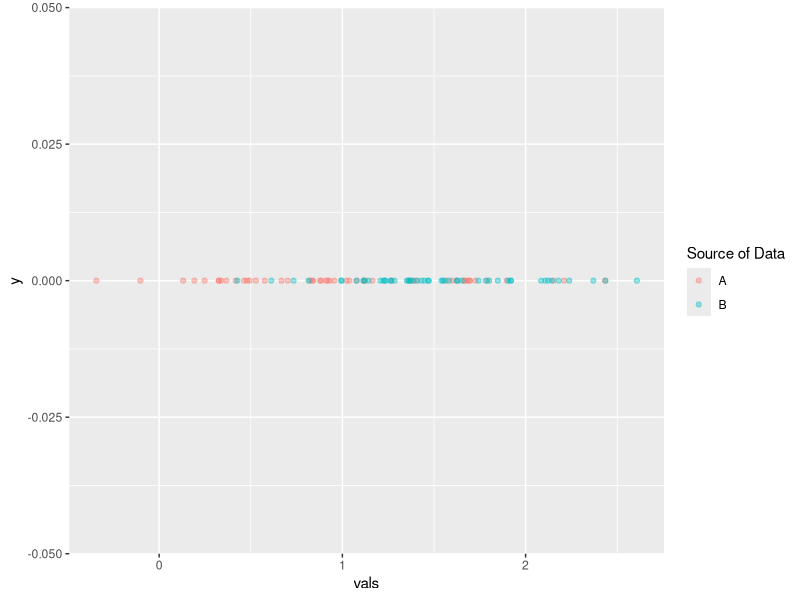
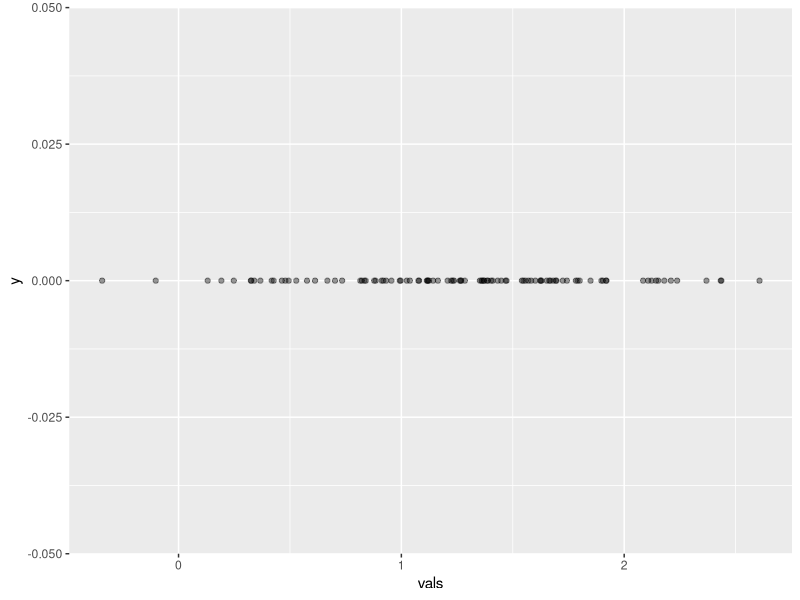
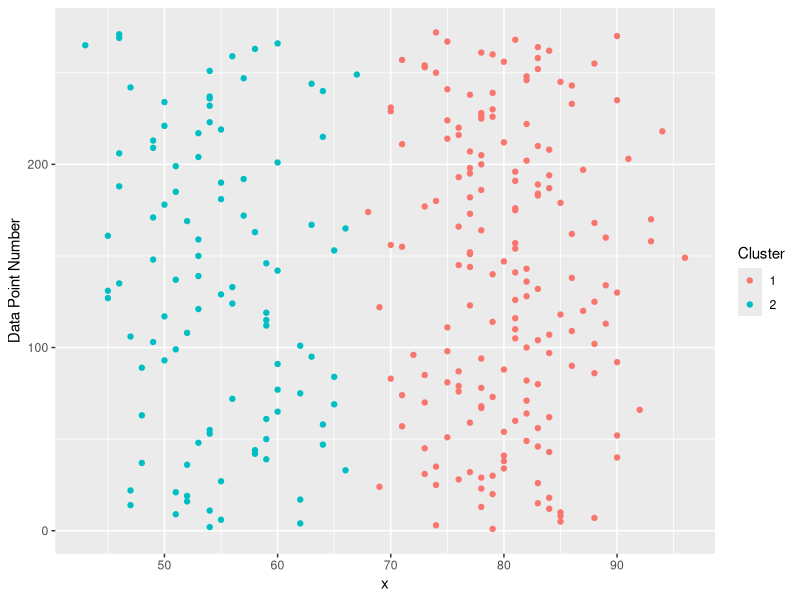
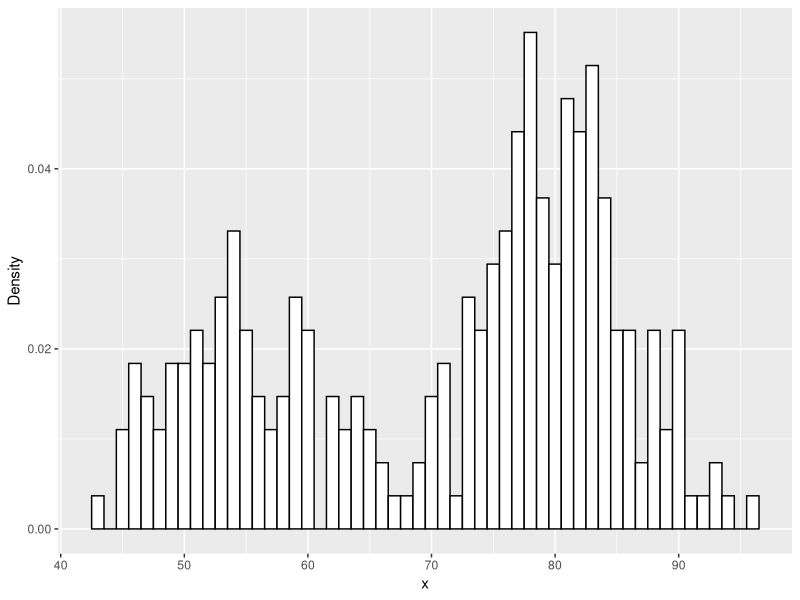

Write the R code that produced these figures, in order.
## ---- chunk 1
library("ggplot2")
library("dplyr")
library("reshape2")

options(scipen = 999)

comp1.vals <- data_frame(comp = "A", 
                         vals = rnorm(50, mean = 1, sd = 0.5))
comp2.vals <- data_frame(comp = "B", 
                         vals = rnorm(50, mean = 1.5, sd = 0.5))

vals.df <- bind_rows(comp1.vals, comp2.vals)

vals.df %>%
  ggplot(aes(x = vals, y = 0, color = factor(comp))) +
  geom_point(alpha = 0.4) +
  scale_color_discrete(name = "Source of Data")
## ---- chunk 2
vals.df %>%
  group_by(comp) %>%
  summarize(mean_vals = mean(vals),
            sd_vals = sd(vals))
## ---- chunk 3
vals.df %>%
  ggplot(aes(x = vals, y = 0)) +
  geom_point(alpha = 0.4)
## ---- chunk 4
wait <- faithful$waiting

wait.kmeans <- kmeans(wait, 2)
wait.kmeans.cluster <- wait.kmeans$cluster

wait.df <- data_frame(x = wait, cluster = wait.kmeans.cluster)

wait.df %>%
  mutate(num = 1:n()) %>%
  ggplot(aes(y = num, x = x, color = factor(cluster))) +
  geom_point() +
  ylab("Data Point Number") +
  scale_color_discrete(name = "Cluster")
## ---- chunk 5
wait.summary.df <- wait.df %>%
	group_by(cluster) %>%
	summarize(mu = mean(x), std = sd(x), size = n())

wait.summary.df %>%
	select(cluster, mu, std)
## ---- chunk 6
wait.summary.df <- wait.summary.df %>%
	mutate(alpha = size / sum(size))

wait.summary.df %>%
	select(cluster, size, alpha)
## ---- chunk 7
comp1.prod <- 
  dnorm(66, wait.summary.df$mu[1], wait.summary.df$std[1]) *
  wait.summary.df$alpha[1]
## ---- chunk 8
comp2.prod <- 
  dnorm(66, wait.summary.df$mu[2], wait.summary.df$std[2]) *
  wait.summary.df$alpha[2]

normalizer <- comp1.prod + comp2.prod
## ---- chunk 9
comp1.prod / normalizer
## ---- chunk 10
comp1.prod <- dnorm(x = wait, mean = wait.summary.df$mu[1], 
                    sd = wait.summary.df$std[1]) * wait.summary.df$alpha[1]

comp2.prod <- dnorm(x = wait, mean = wait.summary.df$mu[2], 
                    sd = wait.summary.df$std[2]) * wait.summary.df$alpha[2]

normalizer <- comp1.prod + comp2.prod

comp1.post <- comp1.prod / normalizer
comp2.post <- comp2.prod / normalizer
## ---- chunk 11
comp1.n <- sum(comp1.prod)
comp2.n <- sum(comp2.prod)

comp1.mu <- 1/comp1.n * sum(comp1.post * wait)
comp2.mu <- 1/comp2.n * sum(comp2.post * wait)

comp1.var <- sum(comp1.post * (wait - comp1.mu)^2) * 1/comp1.n
comp2.var <- sum(comp2.post * (wait - comp2.mu)^2) * 1/comp2.n

comp1.alpha <- comp1.n / length(wait)
comp2.alpha <- comp2.n / length(wait)

comp.params.df <- data.frame(comp = c("comp1", "comp2"),
                             comp.mu = c(comp1.mu, comp2.mu),
                             comp.var = c(comp1.var, comp2.var),
                             comp.alpha = c(comp1.alpha, comp2.alpha),
                             comp.cal = c("self", "self"))
## ---- chunk 12
# Already calculate component responsibilities for each data point from above
sum.of.comps <- comp1.prod + comp2.prod
sum.of.comps.ln <- log(sum.of.comps, base = exp(1))
sum(sum.of.comps.ln)
## ---- chunk 13
#' Expectation Step of the EM Algorithm
#'
#' Calculate the soft labels (posterior probabilities) that each component
#' has to each data point
#'
#' @param sd.vector Vector containing the standard deviations of each component
#' @param sd.vector Vector containing the mean of each component
#' @param alpha.vector Vector containing the mixing weights  of each component
#' @return Named list containing the loglik and posterior.df
e_step <- function(x, mu.vector, sd.vector, alpha.vector) {
  comp1.prod <- dnorm(x, mu.vector[1], sd.vector[1]) * alpha.vector[1]
  comp2.prod <- dnorm(x, mu.vector[2], sd.vector[2]) * alpha.vector[2]
  sum.of.comps <- comp1.prod + comp2.prod
  comp1.post <- comp1.prod / sum.of.comps
  comp2.post <- comp2.prod / sum.of.comps

  sum.of.comps.ln <- log(sum.of.comps, base = exp(1))
  sum.of.comps.ln.sum <- sum(sum.of.comps.ln)

  list("loglik" = sum.of.comps.ln.sum,
       "posterior.df" = cbind(comp1.post, comp2.post))
}

#' Maximization Step of the EM Algorithm
#'
#' Update the Component Parameters
#'
#' @param x Input data.
#' @param posterior.df Posterior probability data.frame.
#' @return Named list containing the mean (mu), variance (var), and mixing
#'   weights (alpha) for each component.
m_step <- function(x, posterior.df) {
  comp1.n <- sum(posterior.df[, 1])
  comp2.n <- sum(posterior.df[, 2])

  comp1.mu <- 1/comp1.n * sum(posterior.df[, 1] * x)
  comp2.mu <- 1/comp2.n * sum(posterior.df[, 2] * x)

  comp1.var <- sum(posterior.df[, 1] * (x - comp1.mu)^2) * 1/comp1.n
  comp2.var <- sum(posterior.df[, 2] * (x - comp2.mu)^2) * 1/comp2.n

  comp1.alpha <- comp1.n / length(x)
  comp2.alpha <- comp2.n / length(x)

  list("mu" = c(comp1.mu, comp2.mu),
       "var" = c(comp1.var, comp2.var),
       "alpha" = c(comp1.alpha, comp2.alpha))
}
## ---- chunk 14
for (i in 1:50) {
  if (i == 1) {
    # Initialization
    e.step <- e_step(wait, wait.summary.df[["mu"]], wait.summary.df[["std"]], 
                     wait.summary.df[["alpha"]])
    m.step <- m_step(wait, e.step[["posterior.df"]])
    cur.loglik <- e.step[["loglik"]]
    loglik.vector <- e.step[["loglik"]]
  } else {
    # Repeat E and M steps till convergence
    e.step <- e_step(wait, m.step[["mu"]], sqrt(m.step[["var"]]), m.step[["alpha"]])
    m.step <- m_step(wait, e.step[["posterior.df"]])
    loglik.vector <- c(loglik.vector, e.step[["loglik"]])

    loglik.diff <- abs((cur.loglik - e.step[["loglik"]]))
    if(loglik.diff < 1e-6) {
      break
    } else {
      cur.loglik <- e.step[["loglik"]]
    }
  }
}
loglik.vector
## ---- chunk 15
m.step
## ---- chunk 16
#' Plot a Mixture Component
#' 
#' @param x Input Data
#' @param mu Mean of Component
#' @param sigma Standard of Component
#' @param lam Mixture Weight of Component
plot_mix_comps <- function(x, mu, sigma, lam) {
  lam * dnorm(x, mu, sigma)
}

data.frame(x = wait) %>%
  ggplot() +
  geom_histogram(aes(x, ..density..), binwidth = 1, colour = "black", 
                 fill = "white") +
  stat_function(geom = "line", fun = plot_mix_comps,
                arg = list(m.step$mu[1], sqrt(m.step$var[1]), lam = m.step$alpha[1]),
                colour = "red", lwd = 1.5) +
  stat_function(geom = "line", fun = plot_mix_comps,
                arg = list(m.step$mu[2], sqrt(m.step$var[2]), lam = m.step$alpha[2]),
                colour = "blue", lwd = 1.5) +
  ylab("Density")
